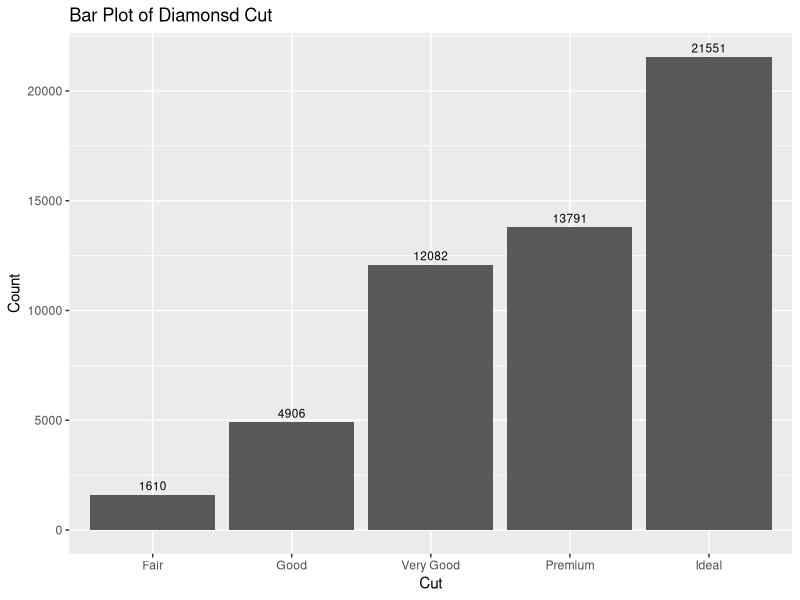

R code for this plot: (Note: this script raises an error after producing the figure.)
library(ggplot2)
library(ggrepel)

data("diamonds")
head(diamonds)

# creating the bar plot
ggplot(data = diamonds,aes(x = cut)) + geom_bar() + geom_text(stat = "count", aes(label = ..count..),
                  vjust = -0.5, size = 3) + labs(title = "Bar Plot of Diamonsd Cut", 
            x = "Cut",
            y = "Count")



# Create a bar graph with avg depth for each type of cclarity and also give data labels.
df_avg_depth <- aggregate(depth ~ depth , data = diamonds,mean)
df_avg_depth

ggplot(data = df_avg_depth ,aes(x = clarity)) + geom_bar()
